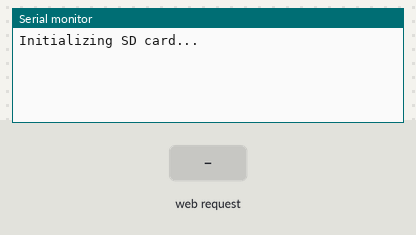
A sketch run on a simulated ESP8266 (NodeMCU). On the bench: the last lines printed to the serial monitor. Inputs (shaded band) come from the test bench. Storage starts empty.

Above: at 1.2 s.
1.3 s: HTTP request GET /led/0 received
At 2.5 s:
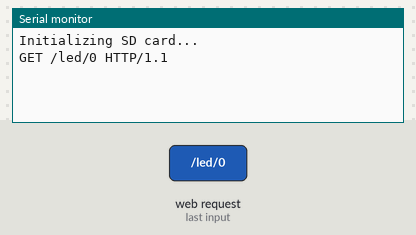
2.8 s: HTTP request GET /read received
At 4.0 s:
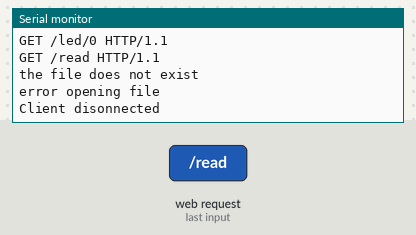
4.3 s: HTTP request GET /led/1 received
At 4.9 s:
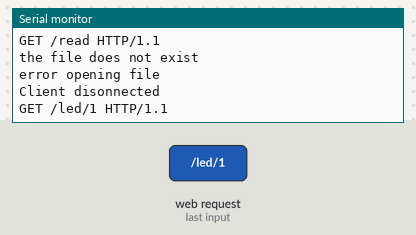

The sketch:

InfoPlug.ino
```cpp
#include <ESP8266WiFi.h>
#include <SPI.h>
#include <SD.h>

File myFile;


/////////////////////
// Pin Definitions //
/////////////////////
const int LED_PIN = 2; // Thing's onboard, green LED
const int ANALOG_PIN = A0; // The only analog pin on the Thing
const int DIGITAL_PIN = 12; // Digital pin to be read

WiFiServer server(80);

void setup()
{
  initHardware();
  setupWiFi();
  server.begin();
  Serial.println("Initializing SD card...");
  SD.begin(4);
}

void loop()
{
  // Check if a client has connected
  WiFiClient client = server.available();
  if (!client) {
    return;
  }

  // Read the first line of the request
  String req = client.readStringUntil('\r');
  Serial.println(req);
  client.flush();

  // Match the request
  int val = -1; // We'll use 'val' to keep track of both the
                // request type (read/set) and value if set.
  if (req.indexOf("/led/0") != -1)
    val = 0; // Will write LED low
  else if (req.indexOf("/led/1") != -1)
    val = 1; // Will write LED high
  else if (req.indexOf("/read") != -1)
    val = -2; // Will print pin reads
  // Otherwise request will be invalid. We'll say as much in HTML


  client.flush();


 if (val == -2)
  {


    if(SD.exists("index.htm")){
      Serial.println("the file exists! wow..");
    }else{
      Serial.println("the file does not exist");
    }
    myFile = SD.open("index.htm");
if (myFile) {

  while (myFile.available()) {
  client.write(myFile.read());
  }

  Serial.println("File sent to client!");

    myFile.close();
}else{
  Serial.println("error opening file");
}


  delay(1);
  Serial.println("Client disonnected");

  // The client will actually be disconnected
  // when the function returns and 'client' object is detroyed
}
}
void setupWiFi()
{
  WiFi.mode(WIFI_AP);

  // Do a little work to get a unique-ish name. Append the
  // last two bytes of the MAC (HEX'd) to "Thing-":
  uint8_t mac[WL_MAC_ADDR_LENGTH];
  WiFi.softAPmacAddress(mac);
  String macID = String(mac[WL_MAC_ADDR_LENGTH - 2], HEX) +
                 String(mac[WL_MAC_ADDR_LENGTH - 1], HEX);
  macID.toUpperCase();
  String AP_NameString = "InfoPlug";

  char AP_NameChar[AP_NameString.length() + 1];
  memset(AP_NameChar, 0, AP_NameString.length() + 1);

  for (int i=0; i<AP_NameString.length(); i++)
    AP_NameChar[i] = AP_NameString.charAt(i);

  WiFi.softAP(AP_NameChar);
}

void initHardware()
{
  Serial.begin(115200);
  pinMode(DIGITAL_PIN, INPUT_PULLUP);

  // Don't need to set ANALOG_PIN as input,
  // that's all it can be.
}
```

Measured:
- after the input at 1.3 s, the serial monitor: prints a new line at once (image 1)
- after the input at 2.8 s, the serial monitor: prints a new line at once (image 2)
- after the input at 4.3 s, the serial monitor: prints a new line at once (image 3)
